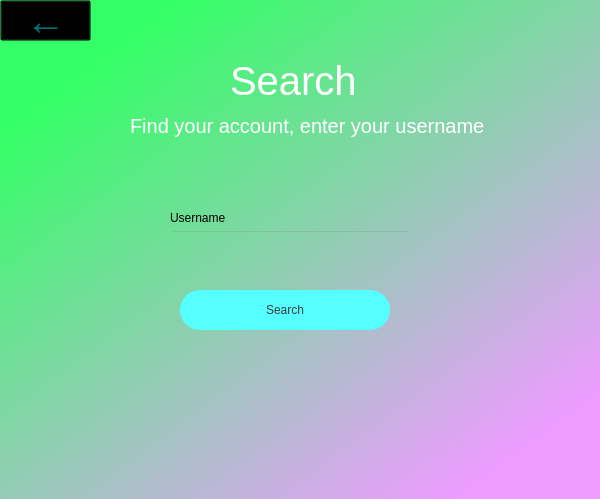
<?xml version="1.0" encoding="UTF-8"?>
<ui version="4.0">
 <class>Dialog</class>
 <widget class="QDialog" name="Dialog">
  <property name="geometry">
   <rect>
    <x>0</x>
    <y>0</y>
    <width>600</width>
    <height>499</height>
   </rect>
  </property>
  <property name="windowTitle">
   <string>Dialog</string>
  </property>
  <widget class="QWidget" name="dgwidget" native="true">
   <property name="geometry">
    <rect>
     <x>0</x>
     <y>0</y>
     <width>600</width>
     <height>500</height>
    </rect>
   </property>
   <property name="styleSheet">
    <string notr="true">QWidget#dgwidget{
background-color: qlineargradient(spread:pad, x1:0.16, y1:0.125, x2:0.857591, y2:0.909, stop:0 rgba(52, 255, 102, 255), stop:1 rgba(237, 156, 255, 255));}</string>
   </property>
   <widget class="QLabel" name="label">
    <property name="geometry">
     <rect>
      <x>230</x>
      <y>50</y>
      <width>131</width>
      <height>61</height>
     </rect>
    </property>
    <property name="font">
     <font>
      <pointsize>30</pointsize>
      <weight>50</weight>
      <bold>false</bold>
     </font>
    </property>
    <property name="styleSheet">
     <string notr="true">color: rgb(255, 255, 255);</string>
    </property>
    <property name="text">
     <string>Search</string>
    </property>
   </widget>
   <widget class="QLabel" name="label_2">
    <property name="geometry">
     <rect>
      <x>130</x>
      <y>110</y>
      <width>361</width>
      <height>31</height>
     </rect>
    </property>
    <property name="font">
     <font>
      <pointsize>15</pointsize>
      <weight>50</weight>
      <bold>false</bold>
      <kerning>true</kerning>
     </font>
    </property>
    <property name="styleSheet">
     <string notr="true">color: rgb(255, 255, 255);</string>
    </property>
    <property name="text">
     <string>Find your account, enter your username</string>
    </property>
   </widget>
   <widget class="QPushButton" name="pushButton_search">
    <property name="geometry">
     <rect>
      <x>180</x>
      <y>290</y>
      <width>210</width>
      <height>40</height>
     </rect>
    </property>
    <property name="styleSheet">
     <string notr="true">QPushButton{
border-radius:20px;
background-color: rgb(85, 255, 255);
color: rgb(61, 61, 61);
font: 13pt &quot;MS Shell Dlg 2&quot;;
}

QPushButton:hover {
	background-color: rgb(170, 255, 255);
}</string>
    </property>
    <property name="text">
     <string>Search</string>
    </property>
   </widget>
   <widget class="QLineEdit" name="lineEdit_username">
    <property name="geometry">
     <rect>
      <x>170</x>
      <y>230</y>
      <width>240</width>
      <height>35</height>
     </rect>
    </property>
    <property name="styleSheet">
     <string notr="true">QLineEdit{
background-color: rgba(0,0,0,0);
font: 11pt &quot;MS Shell Dlg 2&quot;;
}

QLineEdit:focus {
	border: 1.5px solid #FBAD25;
}</string>
    </property>
   </widget>
   <widget class="QLabel" name="label_3">
    <property name="geometry">
     <rect>
      <x>170</x>
      <y>210</y>
      <width>81</width>
      <height>16</height>
     </rect>
    </property>
    <property name="styleSheet">
     <string notr="true">font: 12pt &quot;MS Shell Dlg 2&quot;;</string>
    </property>
    <property name="text">
     <string>Username</string>
    </property>
   </widget>
   <widget class="QLabel" name="label_error">
    <property name="geometry">
     <rect>
      <x>170</x>
      <y>270</y>
      <width>111</width>
      <height>16</height>
     </rect>
    </property>
    <property name="styleSheet">
     <string notr="true">font: 9pt &quot;MS Shell Dlg 2&quot;;
color: rgb(255, 0, 0);</string>
    </property>
    <property name="text">
     <string/>
    </property>
   </widget>
   <widget class="QPushButton" name="pushButton_cancel">
    <property name="geometry">
     <rect>
      <x>0</x>
      <y>0</y>
      <width>91</width>
      <height>41</height>
     </rect>
    </property>
    <property name="font">
     <font>
      <pointsize>30</pointsize>
      <weight>75</weight>
      <bold>true</bold>
     </font>
    </property>
    <property name="styleSheet">
     <string notr="true">QPushButton{
background-color: rgba(0,0,0,0);
color: rgb(0, 112, 112);
}

QPushButton:hover {
	color: #ff557f;
}</string>
    </property>
    <property name="text">
     <string>←</string>
    </property>
   </widget>
  </widget>
 </widget>
 <resources/>
 <connections/>
</ui>
